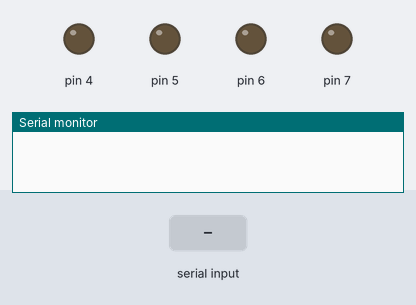
The sketch below on a simulated Arduino Uno, built with avr-gcc and run on an emulated ATmega328P. Shown: output pins drawn as LEDs (lit = HIGH), the last lines printed to the serial monitor. The inputs (shaded band) are chosen by the test bench.

Above: at 1.2 s.
1.3 s: "1" received over the second serial link
At 1.7 s:
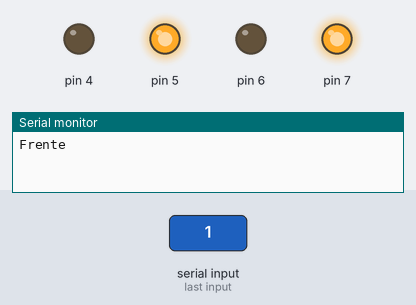
3.8 s: "2" received over the second serial link
At 4.6 s:
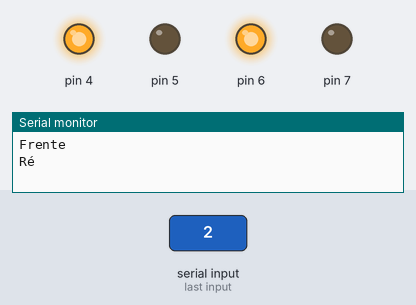
6.3 s: "3" received over the second serial link
At 6.7 s:
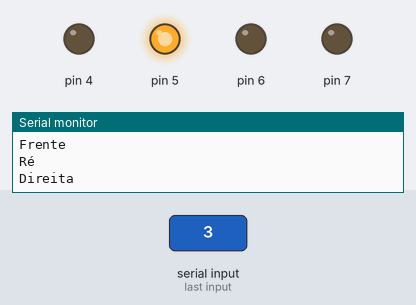
8.8 s: "4" received over the second serial link
At 9.6 s:
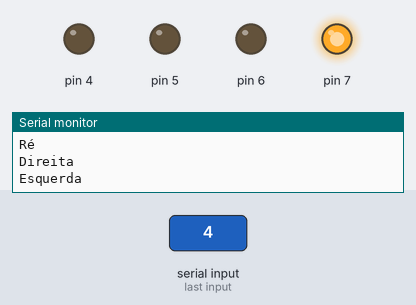
Timing chart, 0 to 11.8 s (numbered marks = the images above; inputs shaded):
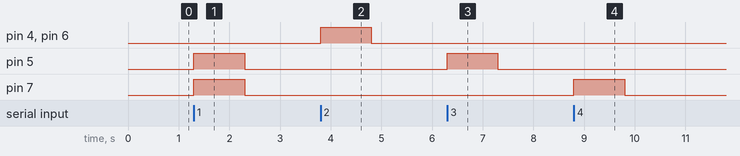

Measured:
- after the input at 1.3 s, pin 5, pin 7: LOW → HIGH at once, → LOW 1.0 s later
- after the input at 3.8 s, pin 4, pin 6: LOW → HIGH at once, → LOW 1.0 s later
- after the input at 6.3 s, pin 5: LOW → HIGH at once, → LOW 1.0 s later
- after the input at 8.8 s, pin 7: LOW → HIGH at once, → LOW 1.0 s later

The sketch:

bluetooth.ino
```cpp
#include <SoftwareSerial.h>

// Definição dos pinos para comunicação com o módulo Bluetooth
int bluetoothTx = 9;  // Pino TX do módulo Bluetooth conectado ao RX do Arduino
int bluetoothRx = 8;  // Pino RX do módulo Bluetooth conectado ao TX do Arduino

// Inicialização do objeto para comunicação Bluetooth
SoftwareSerial bluetooth(bluetoothRx, bluetoothTx);

// Variável para armazenar o tempo da última ação
unsigned long ultimoTempo = 0;
// Tempo limite para considerar uma ação antes de parar o carrinho (em milissegundos)
const unsigned long tempoLimite = 1000; // 1 segundo

void setup()
{
  // Inicialização da comunicação serial padrão (para comunicação com o computador via USB)
  Serial.begin(9600);

  // Inicialização da comunicação serial com o módulo Bluetooth
  bluetooth.begin(9600);

  pinMode(4, OUTPUT);
  pinMode(5, OUTPUT);
  pinMode(6, OUTPUT);
  pinMode(7, OUTPUT);
}


void loop()
{
   if(bluetooth.available() > 0)
   {
    char direcao = bluetooth.read();
    // Atualiza o tempo da última ação
    ultimoTempo = millis();

    if (direcao == '1') {
      digitalWrite(4, LOW);
      digitalWrite(5, HIGH);
      digitalWrite(6, LOW);
      digitalWrite(7, HIGH);
      Serial.println("Frente");
    }
    if (direcao == '2') {
      digitalWrite(4, HIGH);
      digitalWrite(5, LOW);
      digitalWrite(6, HIGH);
      digitalWrite(7, LOW);
      Serial.println("Ré");
    }
    if (direcao == '3') {
      digitalWrite(4, LOW);
      digitalWrite(5, HIGH);
      digitalWrite(6, LOW);
      digitalWrite(7, LOW);
      Serial.println("Direita");
    }
    if (direcao == '4') {
      digitalWrite(4, LOW);
      digitalWrite(5, LOW);
      digitalWrite(6, LOW);
      digitalWrite(7, HIGH);
      Serial.println("Esquerda");
    }
  }

  // Verifica se o tempo desde a última ação excedeu o tempo limite
  if (millis() - ultimoTempo > tempoLimite) {
    // Se excedeu, pare o carrinho
    digitalWrite(4, LOW);
    digitalWrite(5, LOW);
    digitalWrite(6, LOW);
    digitalWrite(7, LOW);
    Serial.printlnaa("Parado automaticamente");
  }
}
```
